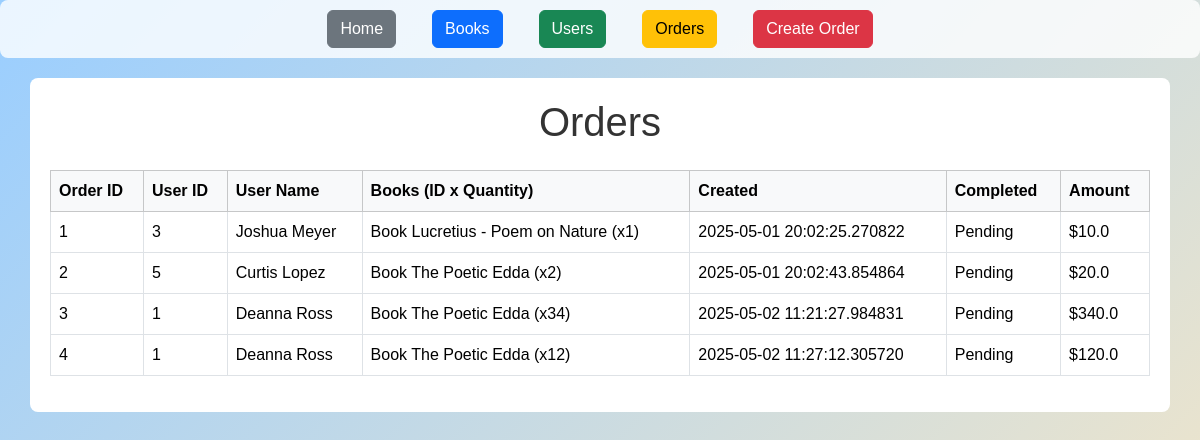
The page /orders on the database as committed earlier.
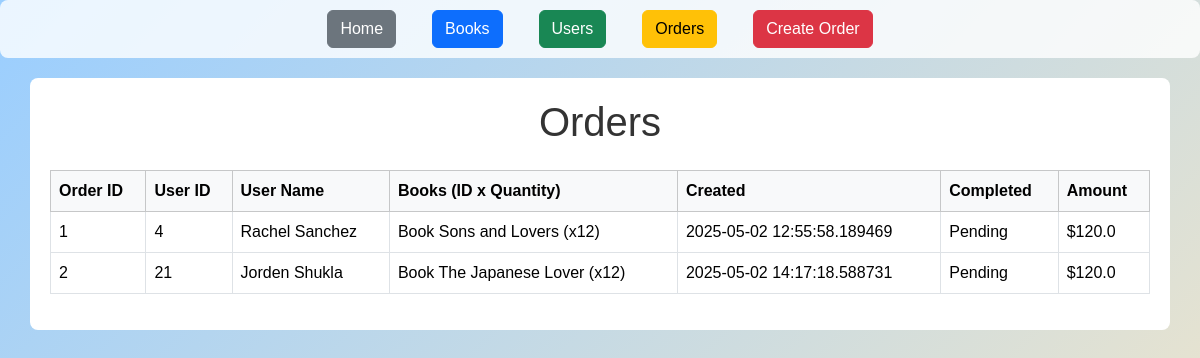
The same page on the database as committed later.
### models/order.py (models this page shows)
class Order(db.Model):
    __tablename__ = 'orders'
    id = db.mapped_column(Integer, primary_key=True)
    user_id = db.mapped_column(Integer, ForeignKey('user.id'))
    date_created = db.mapped_column(DateTime)
    date_completed = db.mapped_column(DateTime, nullable=True)
    amount = db.mapped_column(Float, nullable=False)
    user = relationship("User", back_populates="orders")
    items = relationship("Orderbook", back_populates="order")

### models/user.py (models this page shows)
class User(db.Model):
    __tablename__ = 'user'
    id = db.mapped_column(Integer, primary_key=True)
    name = db.mapped_column(String)
    phone = db.mapped_column(String)
    orders = db.relationship("Order", back_populates='user')

### models/orderbook.py (models this page shows)
class Orderbook(db.Model):  # renamed to match your __all__ import
    __tablename__ = 'orderbook'
    book_id = db.mapped_column(ForeignKey("book.id"), primary_key=True)
    order_id = db.mapped_column(ForeignKey("orders.id"), primary_key=True)
    quantity = db.mapped_column(Integer, nullable=False)
    book = relationship("Book")
    order = relationship("Order", back_populates="items")

### models/book.py (models this page shows)
class Book(db.Model):
    __tablename__ = 'book'
    id = db.mapped_column(Integer, primary_key=True)
    title = db.mapped_column(String)
    author = db.mapped_column(String)
    quantity = db.mapped_column(Integer, default=0)
    physical = db.mapped_column(Boolean, default=False)
    genre_id = db.mapped_column(Integer, ForeignKey('genre.id'))
    genre = relationship("Genre", back_populates="books")

### app.py (the view)
@app.route("/orders")
def orders():
    orders = db.session.execute(db.select(Order)).scalars().all()
    return render_template("orders.html", orders=orders)

### templates/orders.html (shortened to what this page needs)
{% extends "base.html" %}
{% block content %}
<h1 class="text-center mb-4">Orders</h1>
<table class="table table-bordered">
    <thead class="table-light">
        <tr>
            <th>Order ID</th>
            <th>User ID</th>
            <th>User Name</th>
            <th>Books (ID x Quantity)</th>
            <th>Created</th>
            <th>Completed</th>
            <th>Amount</th>
        </tr>
    </thead>
    <tbody>
        {% for order in orders %}
        <tr>
            <td>{{ order.id }}</td>
            <td>{{ order.user.id if order.user else 'N/A' }}</td>
            <td>{{ order.user.name if order.user else 'N/A' }}</td>
            <td>
                {% for item in order.items %}
                    Book {{ item.book.title }} (x{{ item.quantity }}){% if not loop.last %}, {% endif %}
                {% endfor %}
            </td>
            <td>{{ order.date_created }}</td>
            <td>{{ order.date_completed or 'Pending' }}</td>
            <td>${{ order.amount }}</td>
        </tr>
        {% endfor %}
    </tbody>
</table>
{% endblock %}

Rows that differ between the two databases and show on the page:
removed Order: id "3", user "1", user "Deanna Ross", date_created "2025-05-02 11:21:27.984831", date_completed "Pending", amount "340.0"
removed Orderbook: book "The Poetic Edda", quantity "34", shown under "3"
removed Order: id "4", user "1", user "Deanna Ross", date_created "2025-05-02 11:27:12.305720", date_completed "Pending", amount "120.0"
removed Orderbook: book "The Poetic Edda", quantity "12", shown under "4"
changed Order id 1: user "3" → "4"; user "Joshua Meyer" → "Rachel Sanchez"; date_created "2025-05-01 20:02:25.270822" → "2025-05-02 12:55:58.189469"; amount "10.0" → "120.0"
changed Orderbook: book "Lucretius - Poem on Nature" → "Sons and Lovers"; quantity "1" → "12"
changed Order id 2: user "5" → "21"; user "Curtis Lopez" → "Jorden Shukla"; date_created "2025-05-01 20:02:43.854864" → "2025-05-02 14:17:18.588731"; amount "20.0" → "120.0"
changed Orderbook: book "The Poetic Edda" → "The Japanese Lover"; quantity "2" → "12"
